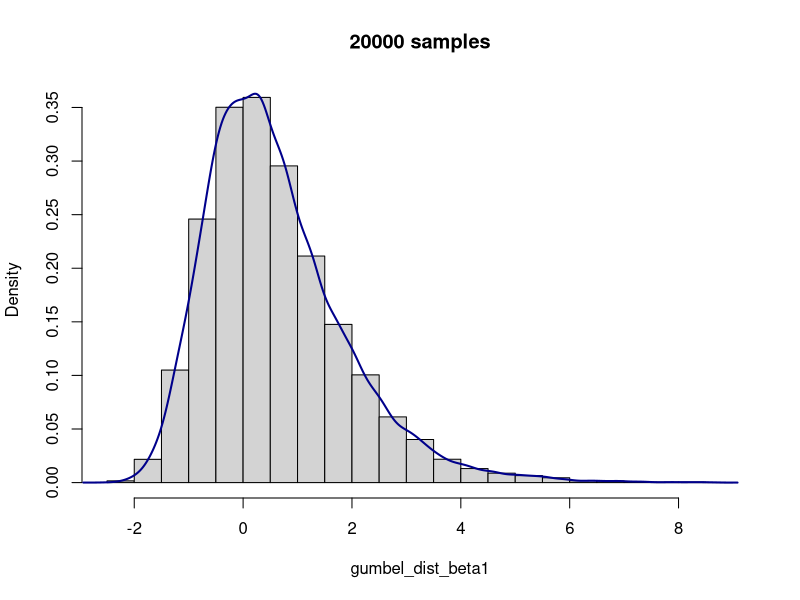
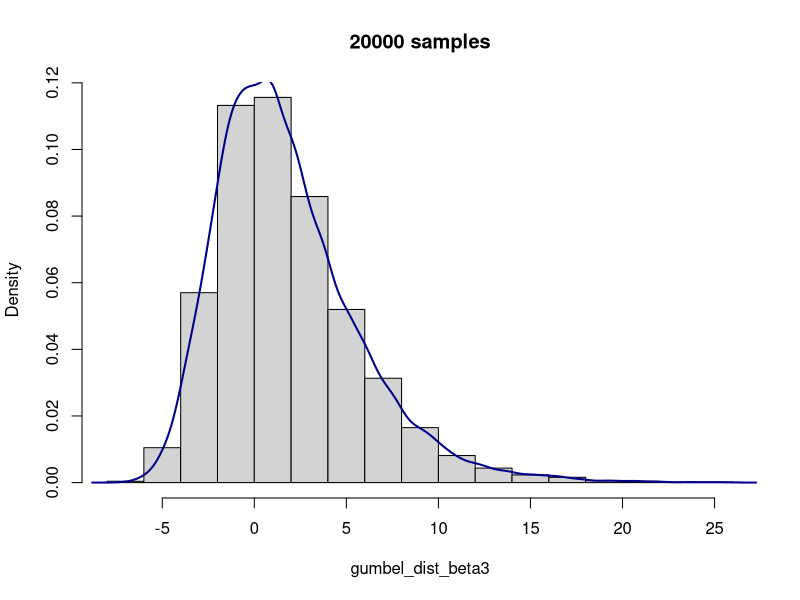
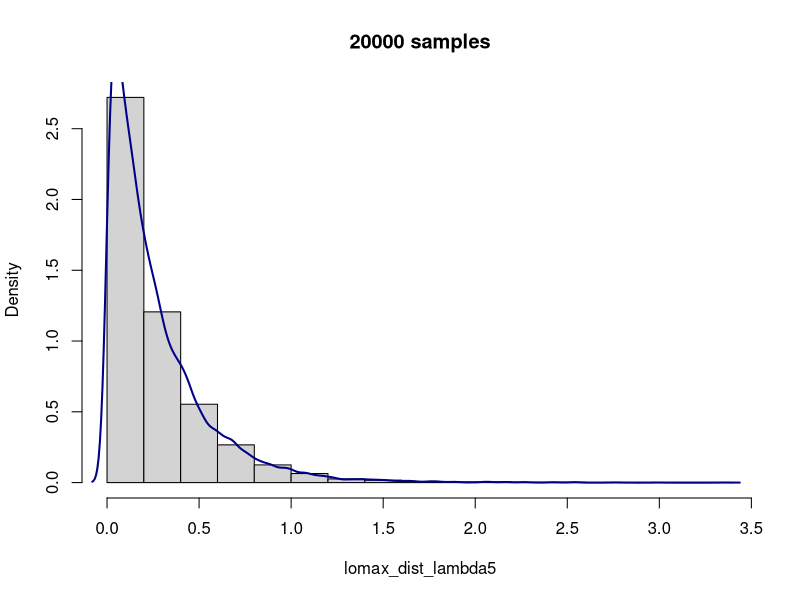
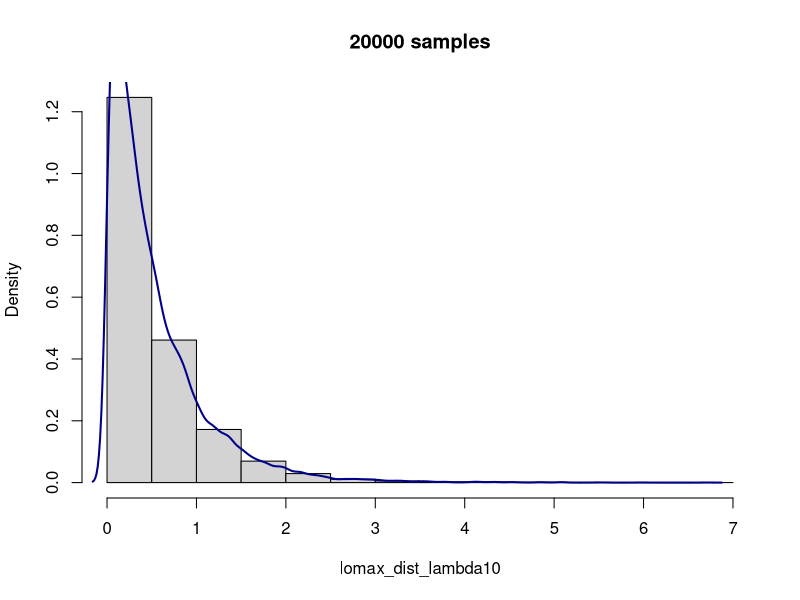

Here is the R script that generated these plots, in order:
#
#
#   MATH 2650: Computational Statistics
#   Lab 01
#   10 September, 2026
# 
#   First Lab Group 1:
#   Matt O'Connor, Vonn Russell, Angie Wang
#
#
#


#### (1a.) uniroot Bernoulli ####
mag <- 1*(attenu$mag >6) # Obtain all magnitudes greater than 6

##### Analytical MLE #####
analytic_theta <- mean(mag)
analytic_theta

##### Numerical MLE #####
calc_deriv_bern <- function(theta, y){
  # Derivative of log-likelihood function of the Bernoulli pdf
  y <- y[complete.cases(y)]
  n <- length(y)
  
  sum(y)/theta - (n - sum(y))*(1/(1-theta))
}

bern_root <- uniroot(calc_deriv_bern, y = mag, lower = 0, upper = max(mag))
numeric_theta <- bern_root$root
numeric_theta


#### (1b.) uniroot Exponential ####
accel <- attenu$accel

##### Analytical MLE #####
analytic_lambda <- length(accel)/sum(accel)
analytic_lambda

##### Numerical MLE #####
calc_deriv_exp <- function(lambda, x){
  # Derivative of log-likelihood function of the Exponential pdf
  
  x <- x[complete.cases(x)]
  n <- length(x)
 
  (n/lambda) - sum(x)
}

exp_root <- uniroot(calc_deriv_exp, x = accel, lower = 0, upper = 10)
numeric_lambda <- exp_root$root
numeric_lambda

#### (2a.) PIT Gumbel ####

# Constants:
N <- 20000 # Number of random draws
BETA_1 <- 1 # Testing with beta = 1 and 3
BETA_3 <- 3

z <- runif(N) # Obtain N draws from uniform distribution

calc_gumbel_inv <- function(z, beta){
  # Inverse gumbel cdf
  
  -beta*log(-log(z))
}


gumbel_dist_beta1 <- calc_gumbel_inv(z = z, beta = BETA_1)
gumbel_dist_beta3 <- calc_gumbel_inv(z = z, beta = BETA_3)


hist(gumbel_dist_beta1, freq = FALSE, main = paste(N, ' samples', sep = ''))
lines(density(gumbel_dist_beta1), lwd = 2, col = 'darkblue')

hist(gumbel_dist_beta3, freq = FALSE, main = paste(N, ' samples', sep = ''))
lines(density(gumbel_dist_beta3), lwd = 2, col = 'darkblue')

#### (2b.) PIT Lomax ####

# Constants:
M <- 20000 # Number of random draws
ALPHA <- 20 # Test with 20
LAMBDA_5 <- 5 # Test with lambda = 5 and 10
LAMBDA_10 <- 10 


w <- runif(M) # Obtain M draws from uniform distribution

calc_lomax_inv <- function(w, lambda, alpha){
  lambda*((1-w)^(-1/alpha) - 1) 
}

lomax_dist_lambda5 <- calc_lomax_inv(w = w, lambda = LAMBDA_5, alpha = ALPHA)
lomax_dist_lambda10 <- calc_lomax_inv(w = w, lambda = LAMBDA_10, alpha = ALPHA)


hist(lomax_dist_lambda5, freq = FALSE, main = paste(M, ' samples', sep = ''))
lines(density(lomax_dist_lambda5), lwd = 2, col = 'darkblue')

hist(lomax_dist_lambda10, freq = FALSE, main = paste(M, ' samples', sep = ''))
lines(density(lomax_dist_lambda10), lwd = 2, col = 'darkblue')

#### (3.) Middle-Square / Von Neumann ####

seed <- 812016

seed_str <- as.character(seed)
seed_len <- nchar(seed_str)
seed_sq <- as.character(seed^2)
seed_sq_len <- nchar(seed_sq)

start <- as.integer(seed_sq_len/2 - seed_len/2 + 1) # Add 1 since R starts counting at 1
end <- as.integer(start - 1 + seed_len)

mid_square <- as.numeric(substring(seed_sq, start, end))
mid_square
